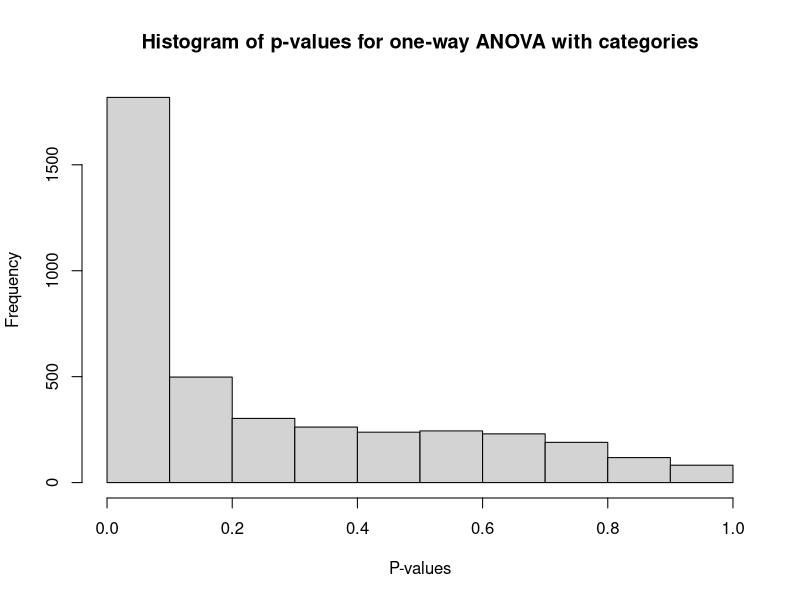
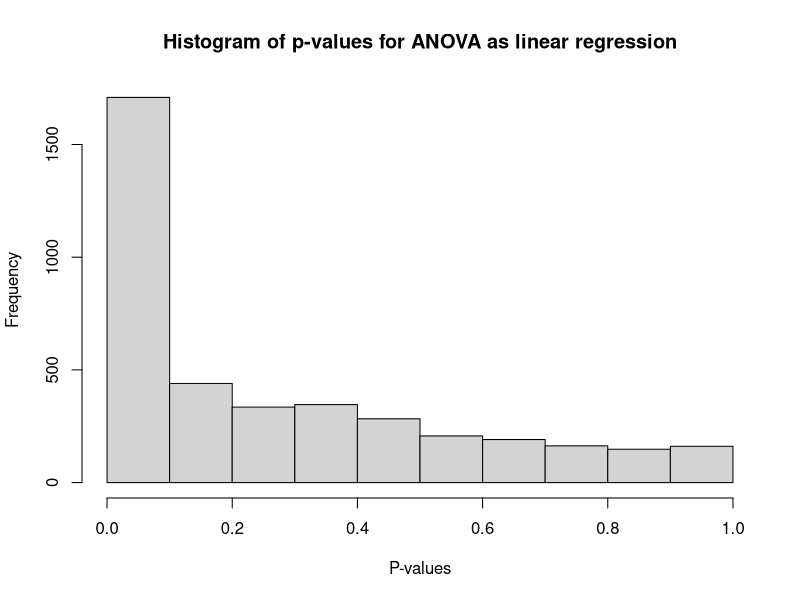
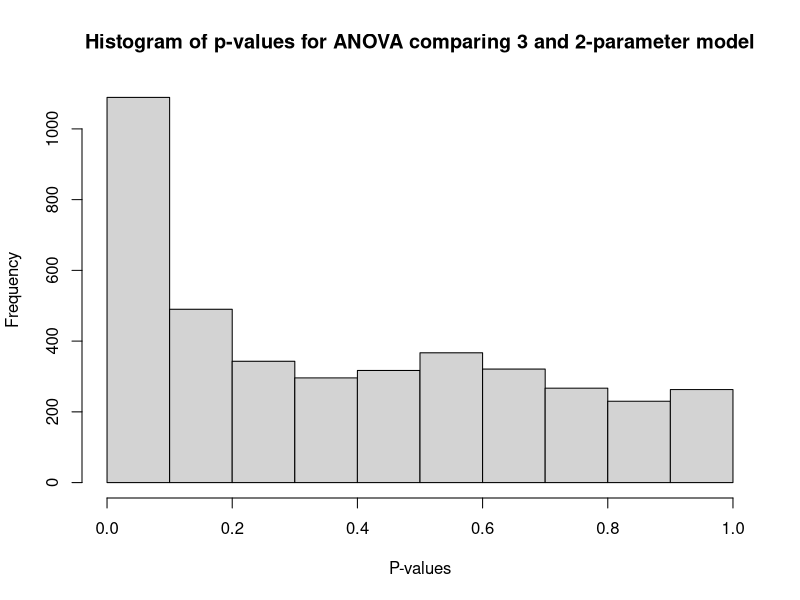
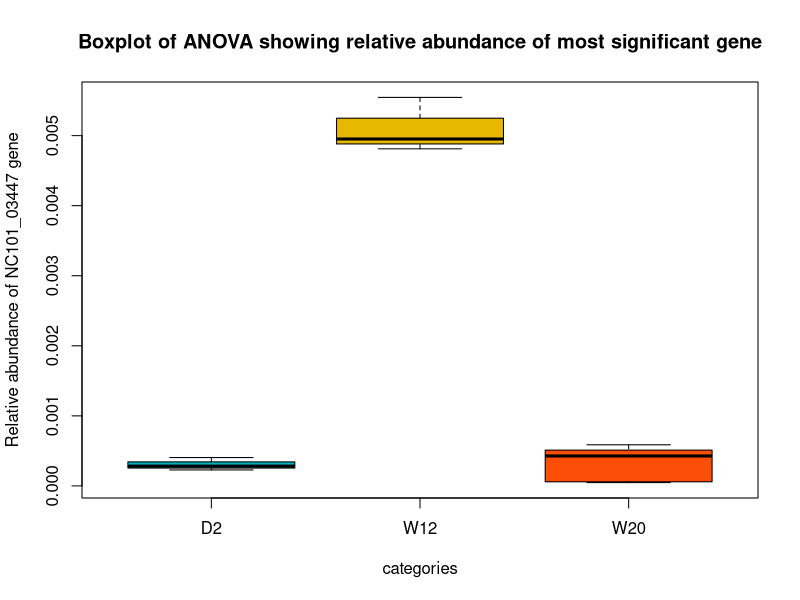
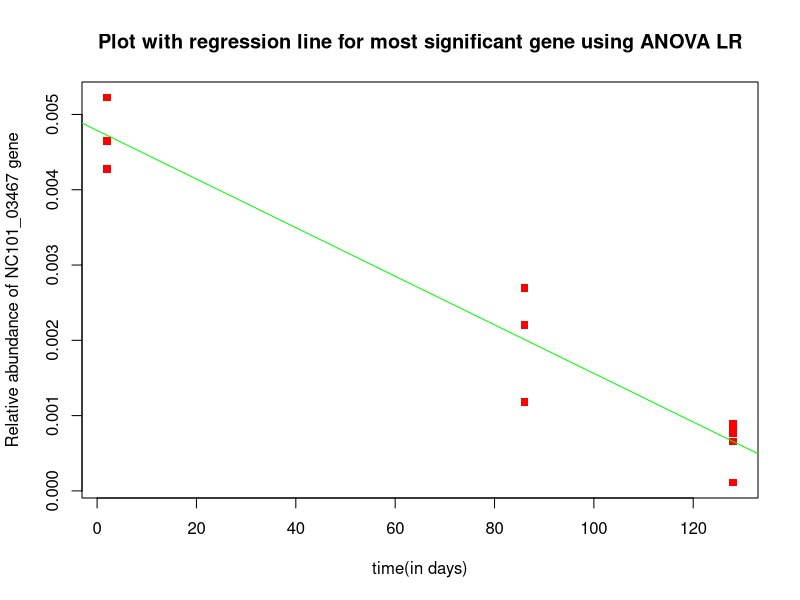
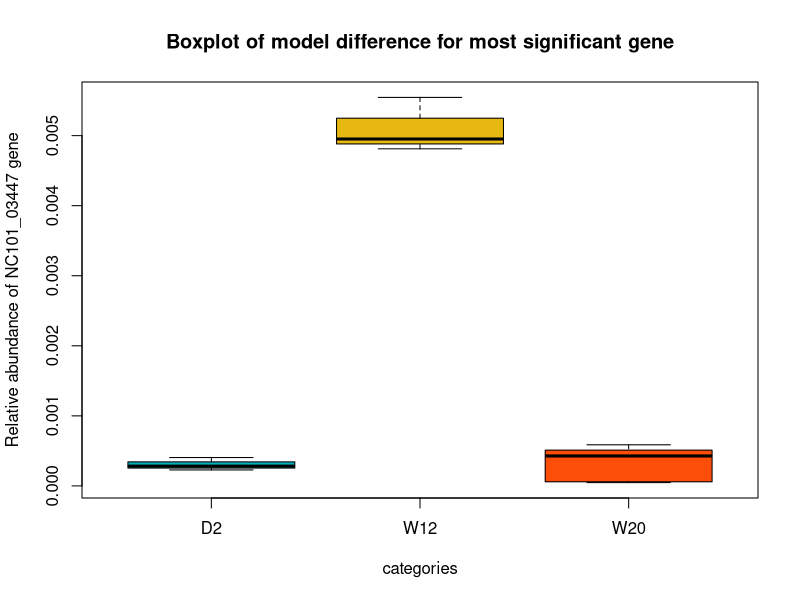

R code for these plots, in order:
## ---- chunk 1
#set the working directory to the file location
setwd("C:/Users/mpate131/Desktop/AdvStats")

#read the table
myTable<-read.table("nc101_scaff_dataCounts.txt",sep="\t",header=TRUE,row.names=1)
head(myTable) #viewing the data using head function
## ---- chunk 2
# remove rare genes
myTable <- myTable[ apply( myTable,1, median)> 5,]

myTNorm <- myTable
#For loop each column
for ( i in 1:ncol(myTable))
{
	colSum = sum(myTable[,i]) # all rows and each column and summing all the column
	myTNorm[,i] =myTNorm[,i]/colSum # normalizing the data and saving it in the empty variable myTNorm.

}
head(myTNorm) #viewing the data using head function
## ---- chunk 3

#replicating the categories of the sample here.
categories_value <- c(rep("D2",3), rep("W12",3), rep("W20",5))

#empty variable to save the p values
anova_pVal <- c()

#get each row of data and cast it to numeric
for( i in 1:nrow(myTNorm)){
	myData <- as.numeric(myTNorm[i,] ) 
  
	##  building linear models with myData as the y-variable and categories as x variable
	mylinearmodel <- lm(myData ~ categories_value, x=TRUE)
	anova_pVal <- c(anova_pVal, anova(mylinearmodel)$ "Pr(>F)"[1]) # extracting the p value from the linear model
}
# histogram of the p-values.
hist(anova_pVal,xlab = "P-values", ylab ="Frequency",main ="Histogram of p-values for one-way ANOVA with categories") 

#For p <0.05 BH FDR corrected:
anova_BH <- p.adjust(anova_pVal, method="BH") # using method BH
anova_BHpval <- sum(anova_BH<0.05) # summing all the p values <0.05
print(paste("The number of genes significant at p-values <0.05 BH FDR corrected for one-way ANOVA with categories “day 2”, “week 12” and “week 18” is :", anova_BHpval))

## ---- chunk 4
#replicating the time of the sample here.
time_value <- c(rep(2,3), rep(86,3), rep(128,5))

##empty variable to save the p values
aovLR_pVal <- c()


#get each row of data and cast it to numeric
for( i in 1:nrow(myTNorm)){
	myData <- as.numeric(myTNorm[i,] ) 
  
	##  building linear models with myData as the y-variable and time as x-variable
	mylinearmodel1 <- lm(myData ~ time_value, x=TRUE)
	aovLR_pVal <- c(aovLR_pVal, anova(mylinearmodel1)$ "Pr(>F)"[1]) # extracting the p value from the linear model
}
#histogram of the p-values.
hist(aovLR_pVal,xlab = "P-values", ylab ="Frequency",main ="Histogram of p-values for ANOVA as linear regression")

#For p <0.05 BH FDR corrected:
aovLR_BH <- p.adjust(aovLR_pVal, method="BH") # using method BH
aovLR_BHpval <- sum(aovLR_BH <0.05) # summing all the p values <0.05
print(paste("The number of genes significant at p-values <0.05 BH FDR corrected for ANOVA as linear regression for time 2 days, 86 days and 128 days is :", aovLR_BHpval))
## ---- chunk 5
#empty variable to save the p values
pvalue_compare <- c()

#get each row of data and cast it to numeric
for( i in 1:nrow(myTNorm)){
	myData <- as.numeric(myTNorm[i,] ) 
	
  anov_3para <- lm(myData ~ categories_value,x=TRUE) # three-parameter model
  
  anov_2para <- lm(myData ~ time_value, x=TRUE) # two-parameter model
  
  fullmodel <- sum(residuals(anov_3para)^2) # calculating residual sum for 3 parameter model
  reducemodel <- sum(residuals(anov_2para)^2) # calculating residual sum for 2 parameter model
  
  #calculating the F value using reduce and full model along with df (n=sample size=> 11-3/11-2)
  F = ((reducemodel - fullmodel)/(1))/(fullmodel/8)
  
  #Now calculating the p value using pf function along with df1 and df2 
  pval <- pf(F, 1,8,lower.tail = FALSE)
  
  pvalue_compare <- c(pvalue_compare, pval)# saving all p values into an empty variable.
  
}
hist(pvalue_compare,xlab = "P-values", ylab ="Frequency",main ="Histogram of p-values for ANOVA comparing 3 and 2-parameter model")


#For p <0.05 BH FDR corrected:
pval_BH <- p.adjust(pvalue_compare, method="BH") 
BHpval <- sum(pval_BH <0.05)
print(paste("The number of genes significantly different between three-parameter and two-parameter model at p-values <0.05 BH FDR corrected is :", BHpval))
## ---- chunk 6
#empty variables to save the p values from each of the three models.
pValuesOneWayAnova <- vector()
pValuesRegression <- vector()
pValueModelDiff <- vector()

#index of the rows
index <- vector()

categories_value <- c(rep("D2",3), rep("W12",3), rep("W20",5))

for( i in 1:nrow(myTNorm)){
  
	index[i] <- i # indexing the rows
	
	#get each row of data and cast it to numeric
	myData <- as.numeric(myTNorm[i,] ) 
  
	#---model 1----
	#  building linear models with myData as the y-variable 
	mylinearmodel <- lm(myData ~ categories_value, x=TRUE)
	pValuesOneWayAnova <- c(pValuesOneWayAnova, anova(mylinearmodel)$ "Pr(>F)"[1])# extracting the p value from the linear model one-way anova
	
	#---model 2----
	##  building linear models with myData as the y-variable 
	mylinearmodel1 <- lm(myData ~ time_value, x=TRUE)
	pValuesRegression <- c(pValuesRegression, anova(mylinearmodel1)$ "Pr(>F)"[1])# extracting the p value from the linear model anova as linear regression
	
  #---model 3----
  fullmodel <- sum(residuals(mylinearmodel)^2)# calculating residual sum for 3 parameter model
  
  reducemodel <- sum(residuals(mylinearmodel1)^2)  # calculating residual sum for 2 parameter model
  
  #calculating the F value using reduce and full model along with df (n=sample size=> 11-3/11-2)
  F = ((reducemodel - fullmodel)/(1))/(fullmodel/8)
  
  #Now calculating the p value using pf function along with df1 and df2  
  pval <- pf(F, 1,8,lower.tail = FALSE)
  pValueModelDiff <- c(pValueModelDiff, pval)# saving all p values into an empty variable.
	
}
#built a dataframe of p values from three models with the index number
myFrame <- data.frame( index, pValuesOneWayAnova,pValuesRegression,pValueModelDiff)
head(myFrame)
## ---- chunk 7
# Here, we are ordering the p values of one way ANOVA:
myFrame <- myFrame[ order(myFrame$pValuesOneWayAnova),] 

# in this boxplot, we are taking the sample values of a most significant gene based on the ordered index number on x axis and y being the abundance of the gene
boxplot( as.numeric( myTNorm[ myFrame$index[1],]) ~ categories_value,xlab = "categories", ylab ="Relative abundance of NC101_03447 gene", main="Boxplot of ANOVA showing relative abundance of most significant gene",col = c("#00AFBB", "#E7B800", "#FC4E07") ) 
## ---- chunk 8
# Here, we are ordering the p values of one way ANOVA as linear regression:
myFrame <- myFrame[ order(myFrame$pValuesRegression), ] 

#In this plot, we are taking the sample values of a most significant gene based on the ordered index number on x axis and y being the abundance of the gene
plot(time_value,as.numeric( myTNorm[ myFrame$index[1],]),xlab = "time(in days)", ylab ="Relative abundance of NC101_03467 gene",main="Plot with regression line for most significant gene using ANOVA LR",col="red",pch = 15)
# calculating the linear model to add the regression line
mylm <- lm(as.numeric( myTNorm[ myFrame$index[1],])~time_value)
abline(mylm, col="green") # This adds the regression line to the plot
## ---- chunk 9
# Here, we are ordering the p values of model difference:
myFrame <- myFrame[ order(myFrame$pValueModelDiff), ]

# In this boxplot, we are taking the sample values of a most significant gene based on the ordered index number on x axis and y being the abundance of the gene
boxplot( as.numeric( myTNorm[ myFrame$index[1],]) ~ categories_value,xlab = "categories", ylab ="Relative abundance of NC101_03447 gene", main ="Boxplot of model difference for most significant gene",col = c("#01AFBB", "#E7B810", "#FC4E08")  ) 
